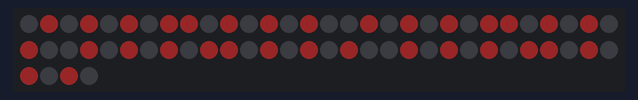
This sketch was run on a simulated Arduino Uno, built with avr-gcc and run on an emulated ATmega328P. Parts: 64 RGB LEDs in strip order, left to right, continuing on the next row. Dim RGB values are drawn brighter than linear.

Above: at 0.1 s.

The sketch:

Neo_7.ino
```cpp
#include <Adafruit_NeoPixel.h>
#include "checker.h"

Adafruit_NeoPixel strip(64, 6);

int colors[2][3]{
  {0,0,0},
  {200,50,50},
};

int whichFrame = 0;

void setup() {
strip.begin();
strip.clear();
strip.setBrightness(30);
}


void loop() {
 for(int i = 0; i <strip.numPixels(); i++){
      int pixelAddress= pixelMap[i];

      int red = colors[pixelAddress][0];
      int green = colors[pixelAddress][1];
      int blue = colors[pixelAddress][2];
      strip.setPixelColor(i,red,green,blue);
   }

    strip.show();
    delay(100);


}
```

checker.h
```cpp
int pixelMap[64]{
  0,1,0,1,0,1,0,1,
  1,0,1,0,1,0,1,0,
  0,1,0,1,0,1,0,1,
  1,0,1,0,1,0,1,0,
  0,1,0,1,0,1,0,1,
  1,0,1,0,1,0,1,0,
  0,1,0,1,0,1,0,1,
  1,0,1,0,1,0,1,0,
};
```
